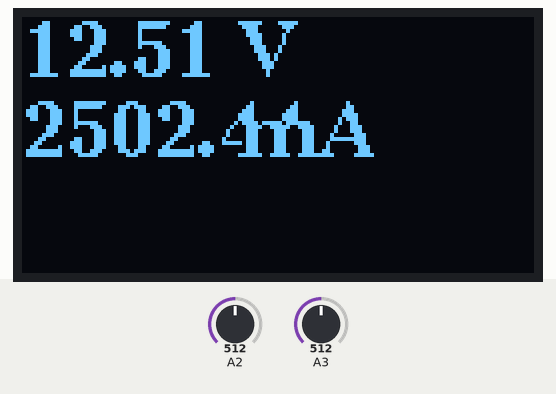
Bench run of a sketch on a simulated Arduino Uno, built with avr-gcc and run on an emulated ATmega328P. On the bench: 128×64 one-colour display. The test bench sets the inputs (shaded band); at power-on: A2 = 512, A3 = 512. What the sketch prints to the serial monitor is not drawn.

Above: at 1.2 s.
1.3 s: A2 set to 716
At 1.9 s:
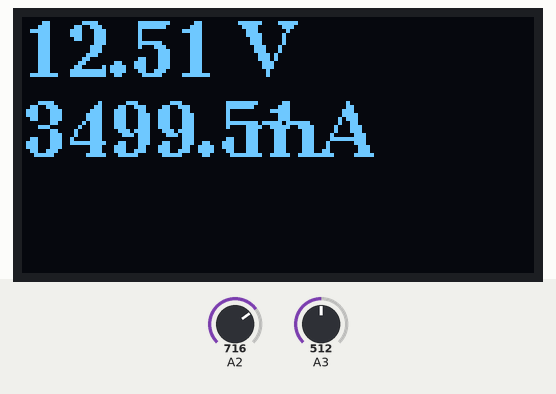
2.9 s: A3 set to 716
At 4.2 s:
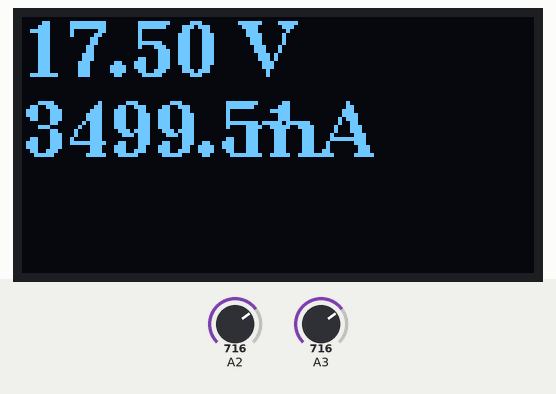
4.5 s: A2 set to 900
At 5.3 s:
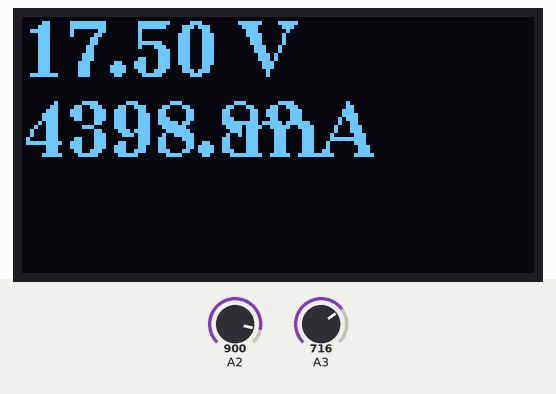
6.2 s: A3 set to 900
At 6.7 s:
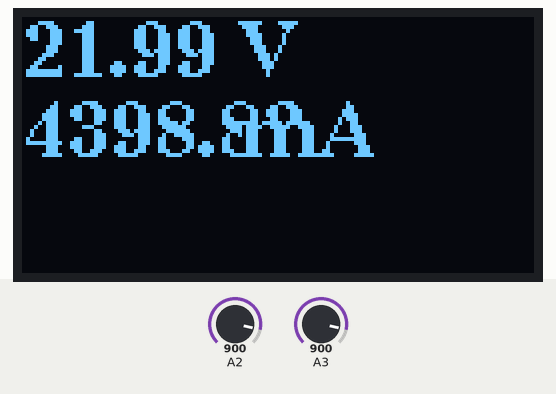
7.8 s: A2 set to 1023
At 9.1 s:
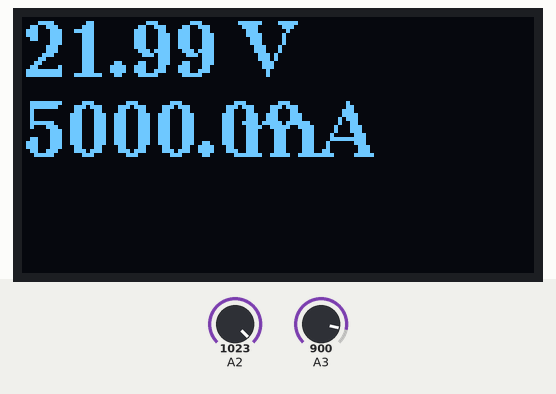
9.4 s: A3 set to 1023
At 10.7 s:
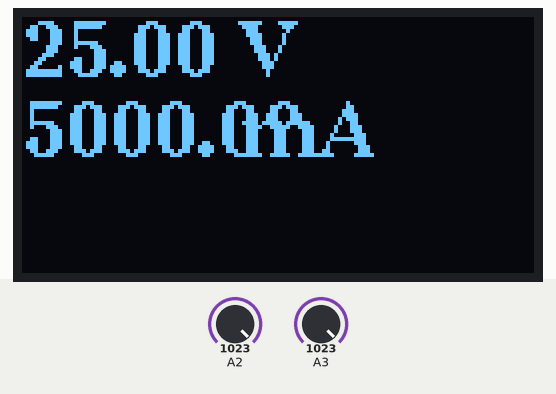
Timing chart, 0 to 12.1 s (numbered marks = the images above; inputs shaded):
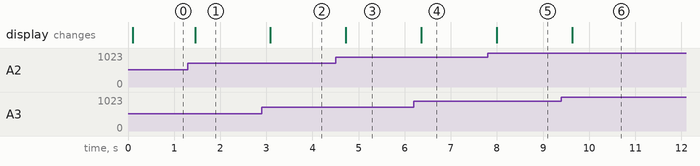

The sketch:

Amp_meter.ino
```cpp
#include <Arduino.h>
#include <U8g2lib.h>
#include <ResponsiveAnalogRead.h>

#ifdef U8X8_HAVE_HW_SPI
#include <SPI.h>
#endif
#ifdef U8X8_HAVE_HW_I2C
#include <Wire.h>
#endif
//#define VT_PIN = A3
//#define AT_PIN = A2
#define ArduinoVT 5.0


//const int VT_PIN = A3;
//const int AT_PIN = A2;

ResponsiveAnalogRead  VT_PIN (A3, true);
ResponsiveAnalogRead  AT_PIN (A2, true);

U8G2_SSD1306_128X64_NONAME_F_HW_I2C u8g2(U8G2_R2, /* reset=*/ U8X8_PIN_NONE);


void setup(void) {
  Serial.begin(9600); // temporary for troubleshoooting
  u8g2.begin();
}

void loop(void) {

  VT_PIN.update();
  AT_PIN.update();

  int vt_temp = VT_PIN.getValue();
  int at_temp = AT_PIN.getValue();

  double voltage = vt_temp * (ArduinoVT / 1023) * 5;
  double current = at_temp * (ArduinoVT / 1023) * 1000;
  Serial.println(voltage);    // temporary for troubleshoooting
  Serial.println(current);    // temporary for troubleshoooting
  u8g2.clearBuffer();					// clear the internal memory
  u8g2.setFont(u8g2_font_ncenB14_tr);	// choose a suitable font
  u8g2.setCursor(0, 15);
  u8g2.print(voltage);
  u8g2.setCursor(55, 15);
  u8g2.print("V");
  u8g2.setCursor(0, 35);
  u8g2.print(current);
  u8g2.setCursor(55, 35);
  u8g2.print("mA");
  u8g2.sendBuffer();					// transfer internal memory to the display
  delay(200);
}
```

Measured:
- after the input at 1.3 s, the display: changes after 0.16 s (image 1)
- after the input at 2.9 s, the display: changes after 0.19 s (image 2)
- after the input at 4.5 s, the display: changes after 0.22 s (image 3)
- after the input at 6.2 s, the display: changes after 0.16 s (image 4)
- after the input at 7.8 s, the display: changes after 0.19 s (image 5)
- after the input at 9.4 s, the display: changes after 0.23 s (image 6)
